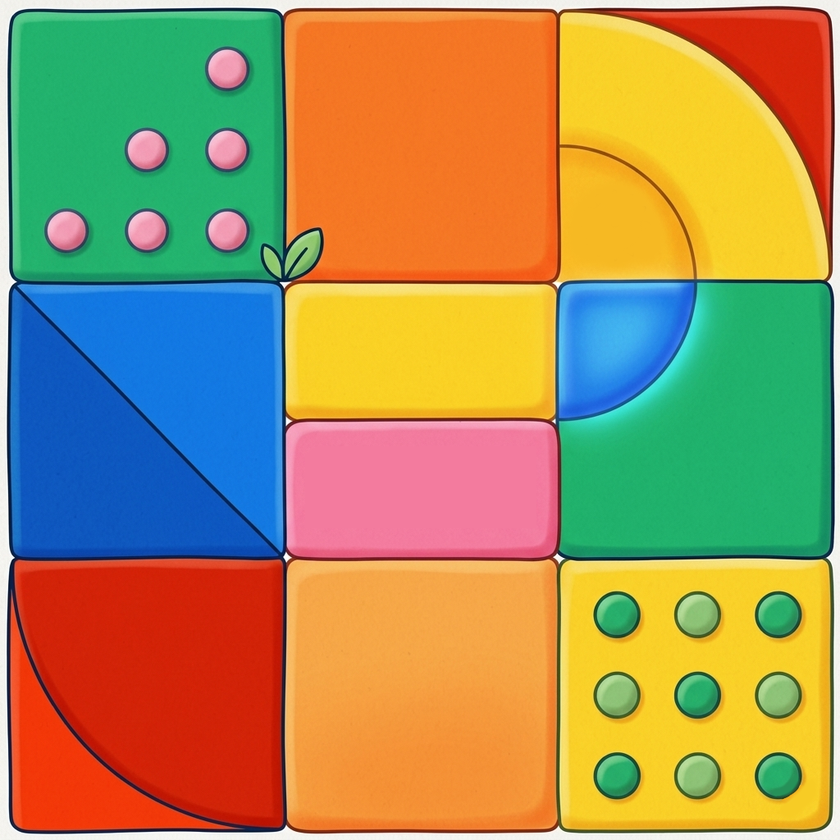
#> input picture images/HupWorks.png, 840 x 840 px, shrunk from 1024 x 1024 before the run, found by its file name
$ python split_rubik_tiles.py
#> lines starting #> are read from the running program, lines starting #| are printed output that depends on the picture
from PIL import Image
from pathlib import Path

src = Path(r'c:\seve\flutter\HupWorks\images\HupWorks.png')
out = Path(r'c:\seve\flutter\HupWorks\images\rubik_tiles')
out.mkdir(parents=True, exist_ok=True)

img = Image.open(src).convert('RGBA')
w, h = img.size
#> w = 840; h = 840
print(f'source: {w}x{h}')
#| source: 840x840

cw, ch = w // 3, h // 3
#> cw = 280; ch = 280
names = [
    'tile_0_0', 'tile_0_1', 'tile_0_2',
    'tile_1_0', 'tile_1_1', 'tile_1_2',
    'tile_2_0', 'tile_2_1', 'tile_2_2',
]

for i, name in enumerate(names):
    row, col = divmod(i, 3)
    left = col * cw
    top = row * ch
    right = w if col == 2 else (col + 1) * cw
    bottom = h if row == 2 else (row + 1) * ch
    tile = img.crop((left, top, right, bottom))
    path = out / f'{name}.png'
    tile.save(path, 'PNG')
    print(f'{name}: {tile.size[0]}x{tile.size[1]} -> {path.name}')
#> this loop made 9 passes
#> pass 1, `tile = img.crop((left, top, right, bottom))`:
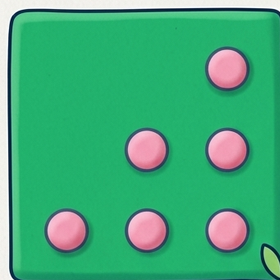
#> tile: PIL image 280x280 RGBA; mean R, G, B, A 67, 171.7, 122.2, 255
#> pass 2, `tile = img.crop((left, top, right, bottom))`:
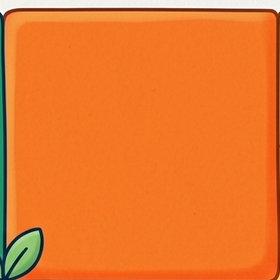
#> tile: PIL image 280x280 RGBA; mean R, G, B, A 234.2, 120.7, 45, 255
#> pass 3, `tile = img.crop((left, top, right, bottom))`:
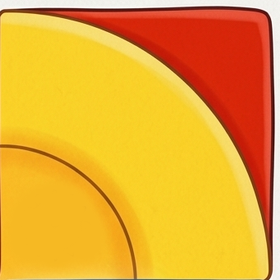
#> tile: PIL image 280x280 RGBA; mean R, G, B, A 234.7, 167.8, 48.9, 255
#> after the loop:
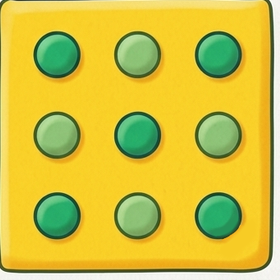
#> tile: PIL image 280x280 RGBA; mean R, G, B, A 208.9, 193.6, 64.9, 255

print('done')
